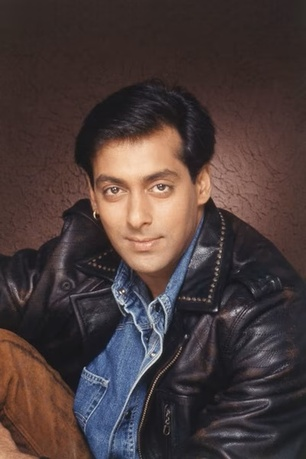
#> input picture Computer Vision unit II Assignment/15_Frequency_HPF/INPUT.jpg, 306 x 459 px, shrunk from 400 x 600 before the run
$ python program.py
#> lines starting #> are read from the running program, lines starting #| are printed output that depends on the picture
import cv2
import numpy as np

img = cv2.imread("INPUT.jpg", 0)
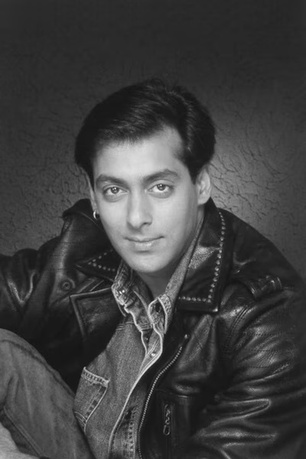
#> img: shape (459, 306); min 15, max 248, mean 64.2

dft = cv2.dft(np.float32(img), flags=cv2.DFT_COMPLEX_OUTPUT)
dft_shift = np.fft.fftshift(dft)
rows, cols = img.shape
#> rows = 459; cols = 306
crows, ccol = rows // 2, cols // 2
#> crows = 229; ccol = 153

mask = np.ones((rows, cols, 2), np.uint8)
r = 30
mask[crows - r:crows + r, ccol - r:ccol + r] = 0

filtered_dft = dft_shift * mask
inverse_shift = np.fft.ifftshift(filtered_dft)
img_back = cv2.idft(inverse_shift)
img_back = cv2.magnitude(img_back[:,:,0], img_back[:,:,1])
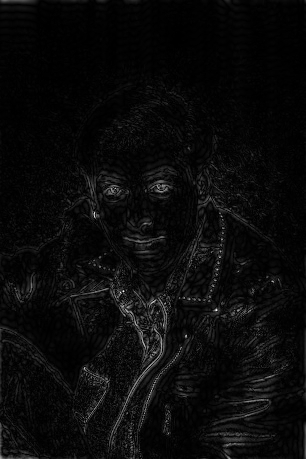
#> img_back: shape (459, 306) float32; min 891, max 20281186, mean 858258.6; drawn with min black and max white

img_back = cv2.normalize(img_back, None, 0, 255, cv2.NORM_MINMAX)
img_back = np.uint8(img_back)

cv2.imshow("Output.png", img)
cv2.imshow("HPF", img_back)
cv2.imwrite("output_hpf.png", img_back)

cv2.waitKey(0)
cv2.destroyAllWindows()
